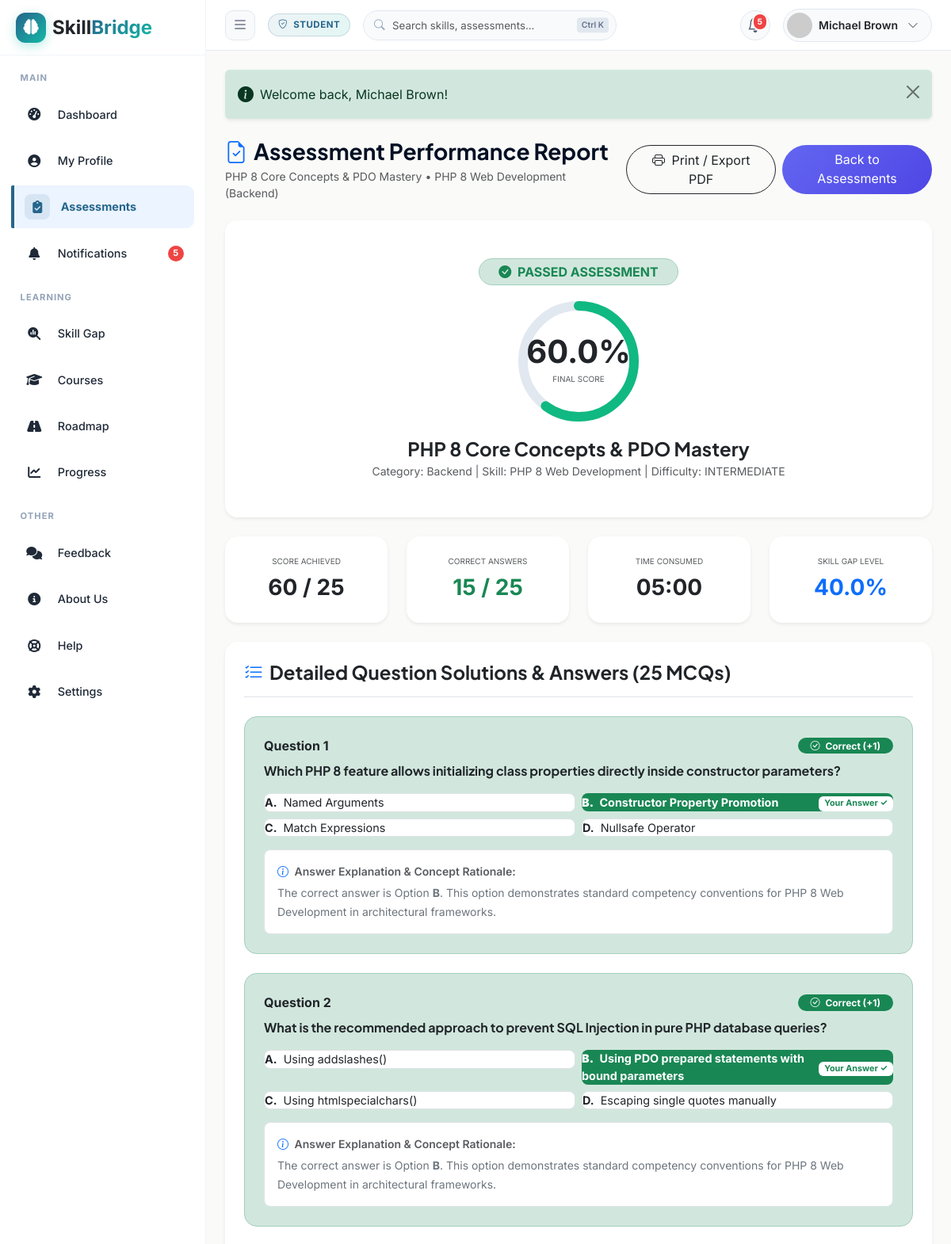
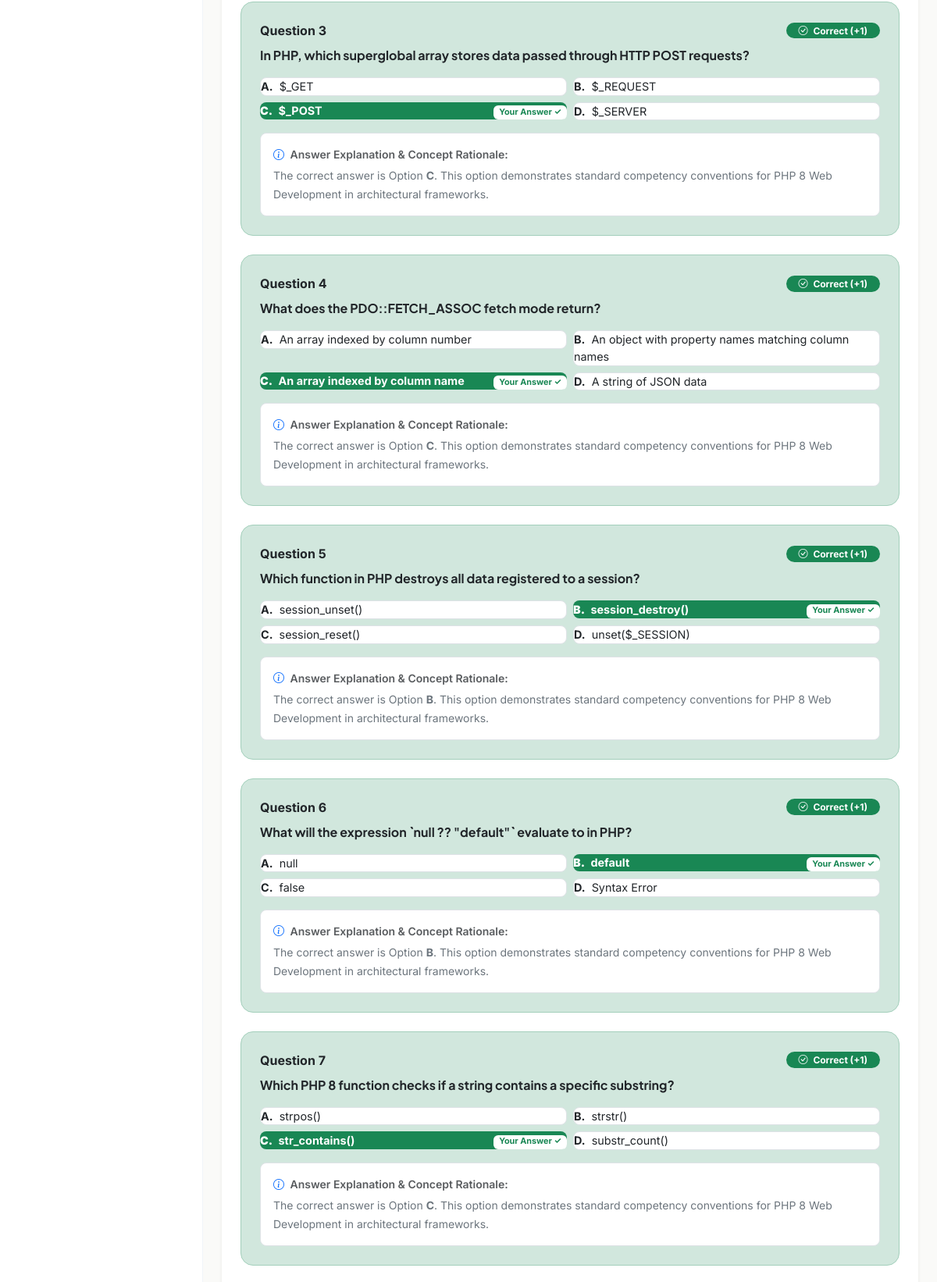
The app's page /student/assessment-result.php?result_id=48 (signed in, upper part) with its own data (2 pictures, top to bottom).
### tables this page shows
CREATE TABLE `assessment_results` (
  `id` int(11) NOT NULL,
  `student_id` int(11) NOT NULL,
  `assessment_id` int(11) NOT NULL,
  `total_questions` int(11) NOT NULL DEFAULT 10,
  `correct_answers` int(11) NOT NULL DEFAULT 0,
  `score_obtained` decimal(5,2) NOT NULL DEFAULT 0.00,
  `score_percentage` decimal(5,2) NOT NULL DEFAULT 0.00,
  `status` enum('pass','fail') NOT NULL DEFAULT 'fail',
  `time_taken_seconds` int(11) NOT NULL DEFAULT 0,
  `completed_at` datetime DEFAULT current_timestamp()
);

CREATE TABLE `assessments` (
  `id` int(11) NOT NULL,
  `title` varchar(150) NOT NULL,
  `description` text DEFAULT NULL,
  `skill_id` int(11) NOT NULL,
  `created_by_faculty_id` int(11) NOT NULL,
  `duration_minutes` int(11) NOT NULL DEFAULT 30,
  `passing_marks` int(11) NOT NULL DEFAULT 6,
  `total_marks` int(11) NOT NULL DEFAULT 10,
  `difficulty_level` enum('beginner','easy','intermediate','advanced','expert') NOT NULL DEFAULT 'intermediate',
  `status` enum('draft','active','archived') NOT NULL DEFAULT 'active',
  `created_at` datetime DEFAULT current_timestamp()
);

CREATE TABLE `assessment_questions` (
  `id` int(11) NOT NULL,
  `assessment_id` int(11) NOT NULL,
  `question_text` text NOT NULL,
  `option_a` text NOT NULL,
  `option_b` text NOT NULL,
  `option_c` text NOT NULL,
  `option_d` text NOT NULL,
  `correct_option` enum('A','B','C','D') NOT NULL,
  `marks` int(11) NOT NULL DEFAULT 1,
  `category` varchar(50) DEFAULT 'Core Concepts'
);

### student/assessment-result.php (the view, shortened to what the rows shown need)
<?php
require_once __DIR__ . '/../config/database.php';
require_once __DIR__ . '/../includes/functions.php';
$studentId = $_SESSION['profile_id'];
$resultId = (int)($_GET['result_id'] ?? $_GET['id'] ?? 0);
$db = Database::getInstance();
$result = null;
if ($resultId > 0) {
    $result = $db->fetch(
        "SELECT ar.*, a.title as assessment_title, a.passing_marks, a.total_marks, a.difficulty_level,
                COALESCE(s.name, 'General Technical') as skill_name,
                COALESCE(s.category, 'Technical') as skill_category
         FROM assessment_results ar
         LEFT JOIN assessments a ON ar.assessment_id = a.id
         LEFT JOIN skills s ON a.skill_id = s.id
         WHERE ar.id = ? AND ar.student_id = ?",
        [$resultId, $studentId]
    );
}
    ?>
    <?php
$answers = $db->fetchAll(
    "SELECT sa.*, q.question_text, q.option_a, q.option_b, q.option_c, q.option_d, q.correct_option, q.marks
     FROM student_answers sa
     JOIN assessment_questions q ON sa.question_id = q.id
     WHERE sa.result_id = ?
     ORDER BY q.id ASC",
    [$result['id']]
);
if (empty($answers)) {
    $qList = $db->fetchAll("SELECT * FROM assessment_questions WHERE assessment_id = ? ORDER BY id ASC", [$result['assessment_id']]);
    $answers = [];
    foreach ($qList as $q) {
        $answers[] = [
            'id' => 0,
            'result_id' => $result['id'],
            'question_id' => $q['id'],
            'selected_option' => $q['correct_option'],
            'is_correct' => 1,
            'marks_obtained' => $q['marks'],
            'question_text' => $q['question_text'],
            'option_a' => $q['option_a'],
            'option_b' => $q['option_b'],
            'option_c' => $q['option_c'],
            'option_d' => $q['option_d'],
            'correct_option' => $q['correct_option'],
            'marks' => $q['marks']
        ];
    }
}
$gapMetrics = calculate_skill_gap((float)$result['score_percentage']);
$relatedCourse = $db->fetch(
    "SELECT sp.status, sp.progress_percentage
     FROM student_progress sp
     JOIN course_skills cs ON sp.course_id = cs.course_id
     JOIN assessments a ON cs.skill_id = a.skill_id
     WHERE a.id = ? AND sp.student_id = ? AND cs.course_id IN (SELECT id FROM courses WHERE status = 'active')",
    [$result['assessment_id'], $studentId]
);
$isCourseCompleted = true;
if ($relatedCourse) {
    $isCourseCompleted = ($relatedCourse['status'] === 'completed' && (int)$relatedCourse['progress_percentage'] >= 100);
}
$isEligibleForCertificate = ($result['score_percentage'] >= 75.0) && $isCourseCompleted && !is_suspended();
$timeTakenSeconds = (int)($result['time_taken_seconds'] ?? 0);
$timeMins = (int)floor($timeTakenSeconds / 60);
$timeSecs = $timeTakenSeconds % 60;
$timeFormatted = sprintf('%02d:%02d', $timeMins, $timeSecs);
include __DIR__ . '/../includes/header.php';
?>
<div class="d-flex flex-column flex-md-row justify-content-between align-items-md-center gap-3 mb-4 no-print">
    <div>
        <h3 class="fw-bold mb-1"><i class="bi bi-file-earmark-check text-primary me-2"></i>Assessment Performance Report</h3>
        <p class="text-muted small mb-0"><?= htmlspecialchars($result['assessment_title']) ?> &bull; <?= htmlspecialchars($result['skill_name']) ?> (<?= htmlspecialchars($result['skill_category']) ?>)</p>
    </div>
</div>
<div class="card border-0 shadow-sm rounded-4 mb-4 overflow-hidden">
    <div class="card-body p-4 p-md-5 text-center bg-white position-relative">
        <div class="mb-3">
            <?php if ($result['status'] === 'pass'): ?>
                <span class="badge bg-success-subtle text-success border border-success-subtle rounded-pill px-4 py-2 text-uppercase fs-6">
                </span>
            <?php else: ?>
                <span class="badge bg-danger-subtle text-danger border border-danger-subtle rounded-pill px-4 py-2 text-uppercase fs-6">
                    <i class="bi bi-x-circle-fill me-1"></i> Assessment Unsuccessful
                </span>
            <?php endif; ?>
        </div>
        <div class="d-flex justify-content-center align-items-center mb-3">
            <div style="width: 160px; height: 160px; position: relative;">
                <div class="position-absolute top-50 start-50 translate-middle text-center">
                    <span class="display-6 fw-bold text-dark d-block" style="line-height:1;"><?= number_format($result['score_percentage'], 1) ?>%</span>
                    <span class="text-muted small text-uppercase" style="font-size:10px;">Final Score</span>
                </div>
            </div>
        </div>
        <h4 class="fw-bold text-dark mb-1"><?= htmlspecialchars($result['assessment_title']) ?></h4>
        <p class="text-muted small mb-0">Category: <?= htmlspecialchars($result['skill_category']) ?> | Skill: <?= htmlspecialchars($result['skill_name']) ?> | Difficulty: <?= htmlspecialchars(strtoupper($result['difficulty_level'] ?? 'intermediate')) ?></p>
    </div>
</div>
<div class="row g-4 mb-4">
    <div class="col-6 col-md-3">
        <div class="card border-0 shadow-sm rounded-4 p-4 text-center h-100 bg-white">
            <div class="text-muted small text-uppercase mb-1" style="font-size:10px;">Score Achieved</div>
            <div class="fs-3 fw-bold text-dark"><?= number_format($result['score_obtained'], 0) ?> / <?= $result['total_questions'] ?></div>
        </div>
    </div>
    <div class="col-6 col-md-3">
        <div class="card border-0 shadow-sm rounded-4 p-4 text-center h-100 bg-white">
            <div class="text-muted small text-uppercase mb-1" style="font-size:10px;">Correct Answers</div>
            <div class="fs-3 fw-bold text-success"><?= $result['correct_answers'] ?> / <?= $result['total_questions'] ?></div>
        </div>
    </div>
    <div class="col-6 col-md-3">
        <div class="card border-0 shadow-sm rounded-4 p-4 text-center h-100 bg-white">
            <div class="text-muted small text-uppercase mb-1" style="font-size:10px;">Time Consumed</div>
            <div class="fs-3 fw-bold text-dark"><?= $timeFormatted ?></div>
        </div>
    </div>
    <div class="col-6 col-md-3">
        <div class="card border-0 shadow-sm rounded-4 p-4 text-center h-100 bg-white">
            <div class="text-muted small text-uppercase mb-1" style="font-size:10px;">Skill Gap Level</div>
            <div class="fs-3 fw-bold text-primary"><?= number_format($gapMetrics['gap_percentage'], 1) ?>%</div>
        </div>
    </div>
</div>
<?php if ($isEligibleForCertificate): ?>
<div class="card border-0 shadow-sm rounded-4 p-4 p-md-5 mb-4 bg-white text-center" id="resultsCertificateCard">
    <div class="border border-warning border-3 p-4 p-md-5 rounded-4 bg-light">
        <div class="text-warning text-uppercase fw-bold tracking-wider mb-2" style="letter-spacing: 2px;">
            <i class="fa-solid fa-award me-1"></i> Certificate of Skill Attainment
        </div>
        <div class="text-muted small mb-4">This document certifies verified technical competency alignment</div>
        <div class="text-muted small mb-1">Proudly Presented To</div>
        <h2 class="fw-extrabold text-dark display-6 mb-4"><?= htmlspecialchars($_SESSION['full_name'] ?? 'Student Architect') ?></h2>
        <div class="text-muted small mb-1">For Successfully Completing the Skill Challenge in</div>
        <h4 class="fw-bold text-primary mb-4"><?= htmlspecialchars($result['assessment_title']) ?> (Score: <?= number_format($result['score_percentage'], 1) ?>%)</h4>
        <div class="text-muted small mb-4">Issued on <?= date('F d, Y', strtotime($result['completed_at'])) ?> &bull; Verification Identifier: sb-<?= md5($result['id'] . $result['completed_at']) ?></div>
        <div class="d-flex justify-content-between align-items-end mt-5 pt-3 border-top">
            <div class="text-start">
                <div class="fw-bold text-dark small">SkillBridge Proctoring Unit</div>
                <div class="text-muted style-italic" style="font-size:10px;">Verified System Engine</div>
            </div>
            <div class="fs-2 text-warning"><i class="fa-solid fa-stamp"></i></div>
            <div class="text-end">
                <div class="fw-bold text-dark small">Principal Assessment Officer</div>
                <div class="text-muted style-italic" style="font-size:10px;">Skill Gap System</div>
            </div>
        </div>
    </div>
    <div class="mt-3 no-print">
        <button onclick="window.print()" class="btn btn-outline-warning text-dark rounded-pill px-4 fw-semibold">
            <i class="fa-solid fa-print me-1"></i> Print Competency Certificate
        </button>
    </div>
</div>
<?php elseif (is_suspended() && ($result['score_percentage'] >= 75.0) && $isCourseCompleted): ?>
<div class="card border-0 shadow-sm rounded-4 p-4 p-md-5 mb-4 bg-white text-center">
    <div class="border border-danger border-3 p-4 p-md-5 rounded-4 bg-light">
        <div class="text-danger text-uppercase fw-bold tracking-wider mb-2" style="letter-spacing: 2px;">
            <i class="fa-solid fa-lock me-1"></i> Certificate Locked
        </div>
        <div class="text-muted small">Your competency certificate is temporarily locked because your account has been suspended. Please contact the administrator for further assistance.</div>
    </div>
</div>
<?php endif; ?>
<div class="card border-0 shadow-sm rounded-4 p-4 mb-4 bg-white">
    <div class="d-flex flex-column gap-4">
        <?php foreach ($answers as $idx => $ans):
            $qNum = $idx + 1;
            $isCorrect = (bool)$ans['is_correct'];
            $selected = $ans['selected_option'] ?? 'N/A';
            $correct = $ans['correct_option'];
        ?>
            <div class="p-4 rounded-4 border <?= $isCorrect ? 'border-success-subtle bg-success-subtle bg-opacity-10' : 'border-danger-subtle bg-danger-subtle bg-opacity-10' ?>">
                <div class="d-flex justify-content-between align-items-center mb-2">
                    <span class="fw-bold text-dark">Question <?= $qNum ?></span>
                    <?php if ($isCorrect): ?>
                        <span class="badge bg-success text-white rounded-pill px-3 py-1"><i class="bi bi-check-circle me-1"></i> Correct (+1)</span>
                    <?php else: ?>
                        <span class="badge bg-danger text-white rounded-pill px-3 py-1"><i class="bi bi-x-circle me-1"></i> Incorrect (0)</span>
                    <?php endif; ?>
                </div>
                <h6 class="fw-bold text-dark mb-3" style="line-height: 1.5;"><?= htmlspecialchars($ans['question_text']) ?></h6>
                <div class="row g-2 mb-3">
                    <?php foreach (['A' => $ans['option_a'], 'B' => $ans['option_b'], 'C' => $ans['option_c'], 'D' => $ans['option_d']] as $optKey => $optVal): ?>
                        <?php if (!empty($optVal)):
                            $isUserChoice = ($selected === $optKey);
                            $isCorrectChoice = ($correct === $optKey);
                            $btnClass = "border bg-white text-dark";
                            if ($isCorrectChoice) {
                                $btnClass = "border-success bg-success text-white fw-bold";
                            } elseif ($isUserChoice && !$isCorrect) {
                                $btnClass = "border-danger bg-danger text-white fw-bold";
                            }
                        ?>
                            <div class="col-12 col-md-6">
                                <div class="p-2.5 rounded-3 <?= $btnClass ?> d-flex align-items-center justify-content-between" style="font-size:0.9rem;">
                                    <div>
                                        <strong class="me-1"><?= $optKey ?>.</strong> <?= htmlspecialchars($optVal) ?>
                                    </div>
                                    <div>
                                        <?php if ($isUserChoice && $isCorrectChoice): ?>
                                            <span class="badge bg-white text-success ms-2">Your Answer ✓</span>
                                        <?php elseif ($isUserChoice && !$isCorrectChoice): ?>
                                            <span class="badge bg-white text-danger ms-2">Your Choice ✗</span>
                                        <?php elseif ($isCorrectChoice): ?>
                                            <span class="badge bg-white text-success ms-2">Correct Answer ✓</span>
                                        <?php endif; ?>
                                    </div>
                                </div>
                            </div>
                        <?php endif; ?>
                    <?php endforeach; ?>
                </div>
                <div class="p-3 bg-white rounded-3 border">
                    <small class="text-muted d-block fw-semibold mb-1"><i class="bi bi-info-circle text-primary me-1"></i> Answer Explanation & Concept Rationale:</small>
                    <small class="text-secondary">
                        The correct answer is Option <strong><?= $correct ?></strong>. This option demonstrates standard competency conventions for <?= htmlspecialchars($result['skill_name']) ?> in architectural frameworks.
                    </small>
                </div>
            </div>
        <?php endforeach; ?>
    </div>
</div>
<?php include __DIR__ . '/../includes/footer.php'; ?>

### records on screen
assessment_results: assessment.title "PHP 8 Core Concepts & PDO Mastery", score_percentage "60.0", assessment.difficulty_level "INTERMEDIATE", score_obtained "60", total_questions "25", correct_answers "15", time_taken_seconds "05:00", score_percentage "40.0"
assessment_questions: qNum "1", question_text "Which PHP 8 feature allows initializing class properties directly inside constructor parameters?", optKey "A", option_a "Named Arguments", optKey "B", option_b "Constructor Property Promotion", optKey "C", option_c "Match Expressions", optKey "D", option_d "Nullsafe Operator", correct_option "B", skill_name "PHP 8 Web Development"
assessment_questions: qNum "2", question_text "What is the recommended approach to prevent SQL Injection in pure PHP database queries?", optKey "A", option_a "Using addslashes()", optKey "B", option_b "Using PDO prepared statements with bound parameters", optKey "C", option_c "Using htmlspecialchars()", optKey "D", option_d "Escaping single quotes manually", correct_option "B", skill_name "PHP 8 Web Development"
assessment_questions: qNum "3", question_text "In PHP, which superglobal array stores data passed through HTTP POST requests?", optKey "A", option_a "$_GET", optKey "B", option_b "$_REQUEST", optKey "C", option_c "$_POST", optKey "D", option_d "$_SERVER", correct_option "C", skill_name "PHP 8 Web Development"
assessment_questions: qNum "4", question_text "What does the PDO::FETCH_ASSOC fetch mode return?", optKey "A", option_a "An array indexed by column number", optKey "B", option_b "An object with property names matching column names", optKey "C", option_c "An array indexed by column name", optKey "D", option_d "A string of JSON data", correct_option "C", skill_name "PHP 8 Web Development"
assessment_questions: qNum "5", question_text "Which function in PHP destroys all data registered to a session?", optKey "A", option_a "session_unset()", optKey "B", option_b "session_destroy()", optKey "C", option_c "session_reset()", optKey "D", option_d "unset($_SESSION)", correct_option "B", skill_name "PHP 8 Web Development"
assessment_questions: qNum "6", question_text "What will the expression `null ?? \"default\"` evaluate to in PHP?", optKey "A", option_a "null", optKey "B", option_b "default", optKey "C", option_c "false", optKey "D", option_d "Syntax Error", correct_option "B", skill_name "PHP 8 Web Development"
assessment_questions: qNum "7", question_text "Which PHP 8 function checks if a string contains a specific substring?", optKey "A", option_a "strpos()", optKey "B", option_b "strstr()", optKey "C", option_c "str_contains()", optKey "D", option_d "substr_count()", correct_option "C", skill_name "PHP 8 Web Development"

### other values on screen
$unreadNotifCount "5"
$userRole "STUDENT"
$unreadCount "5"
$fullName "Michael Brown"
$flash['message'] "Welcome back, Michael Brown!"
$result['skill_name'] "PHP 8 Web Development"
$result['skill_category'] "Backend"
count($answers) "25"
